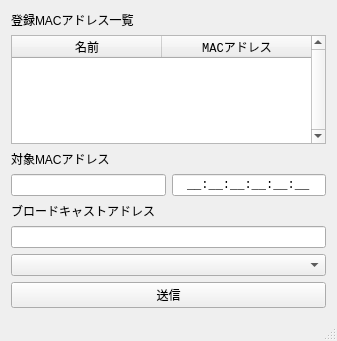
<?xml version="1.0" encoding="UTF-8"?>
<ui version="4.0">
 <class>MainWindow</class>
 <widget class="QMainWindow" name="MainWindow">
  <property name="geometry">
   <rect>
    <x>0</x>
    <y>0</y>
    <width>337</width>
    <height>341</height>
   </rect>
  </property>
  <property name="windowTitle">
   <string>WOLSwitch</string>
  </property>
  <widget class="QWidget" name="centralWidget">
   <layout class="QGridLayout" name="gridLayout">
    <item row="1" column="0" colspan="2">
     <widget class="QTableWidget" name="tableMACAddr">
      <property name="contextMenuPolicy">
       <enum>Qt::CustomContextMenu</enum>
      </property>
      <property name="styleSheet">
       <string notr="true">font-family: monospace;</string>
      </property>
      <property name="frameShape">
       <enum>QFrame::StyledPanel</enum>
      </property>
      <property name="verticalScrollBarPolicy">
       <enum>Qt::ScrollBarAlwaysOn</enum>
      </property>
      <property name="horizontalScrollBarPolicy">
       <enum>Qt::ScrollBarAlwaysOff</enum>
      </property>
      <property name="editTriggers">
       <set>QAbstractItemView::DoubleClicked|QAbstractItemView::EditKeyPressed</set>
      </property>
      <property name="dragDropOverwriteMode">
       <bool>false</bool>
      </property>
      <property name="selectionMode">
       <enum>QAbstractItemView::SingleSelection</enum>
      </property>
      <property name="selectionBehavior">
       <enum>QAbstractItemView::SelectRows</enum>
      </property>
      <property name="wordWrap">
       <bool>false</bool>
      </property>
      <property name="rowCount">
       <number>0</number>
      </property>
      <property name="columnCount">
       <number>2</number>
      </property>
      <attribute name="horizontalHeaderVisible">
       <bool>true</bool>
      </attribute>
      <attribute name="horizontalHeaderDefaultSectionSize">
       <number>150</number>
      </attribute>
      <attribute name="horizontalHeaderHighlightSections">
       <bool>false</bool>
      </attribute>
      <attribute name="verticalHeaderVisible">
       <bool>false</bool>
      </attribute>
      <attribute name="verticalHeaderDefaultSectionSize">
       <number>23</number>
      </attribute>
      <column>
       <property name="text">
        <string>名前</string>
       </property>
       <property name="font">
        <font>
         <family>Consolas</family>
        </font>
       </property>
      </column>
      <column>
       <property name="text">
        <string>MACアドレス</string>
       </property>
      </column>
     </widget>
    </item>
    <item row="3" column="0">
     <widget class="QLineEdit" name="txtSendName">
      <property name="sizePolicy">
       <sizepolicy hsizetype="Expanding" vsizetype="Fixed">
        <horstretch>0</horstretch>
        <verstretch>0</verstretch>
       </sizepolicy>
      </property>
     </widget>
    </item>
    <item row="3" column="1">
     <widget class="QLineEdit" name="txtSendMac">
      <property name="styleSheet">
       <string notr="true">font-family: monospace;</string>
      </property>
      <property name="inputMask">
       <string>HH:HH:HH:HH:HH:HH;_</string>
      </property>
      <property name="alignment">
       <set>Qt::AlignCenter</set>
      </property>
     </widget>
    </item>
    <item row="4" column="0">
     <widget class="QLabel" name="label_2">
      <property name="sizePolicy">
       <sizepolicy hsizetype="Expanding" vsizetype="Preferred">
        <horstretch>0</horstretch>
        <verstretch>0</verstretch>
       </sizepolicy>
      </property>
      <property name="text">
       <string>ブロードキャストアドレス</string>
      </property>
     </widget>
    </item>
    <item row="2" column="0">
     <widget class="QLabel" name="label">
      <property name="text">
       <string>対象MACアドレス</string>
      </property>
     </widget>
    </item>
    <item row="5" column="0" colspan="2">
     <widget class="QLineEdit" name="thxtBcastAddr">
      <property name="styleSheet">
       <string notr="true">font-family: monospace;</string>
      </property>
      <property name="inputMask">
       <string/>
      </property>
      <property name="alignment">
       <set>Qt::AlignCenter</set>
      </property>
     </widget>
    </item>
    <item row="6" column="0" colspan="2">
     <widget class="QComboBox" name="comboBox"/>
    </item>
    <item row="7" column="0" colspan="2">
     <widget class="QPushButton" name="pushButton">
      <property name="text">
       <string>送信</string>
      </property>
     </widget>
    </item>
    <item row="0" column="0">
     <widget class="QLabel" name="label_3">
      <property name="text">
       <string>登録MACアドレス一覧</string>
      </property>
     </widget>
    </item>
   </layout>
  </widget>
  <widget class="QStatusBar" name="statusBar"/>
 </widget>
 <layoutdefault spacing="6" margin="11"/>
 <resources/>
 <connections/>
</ui>
